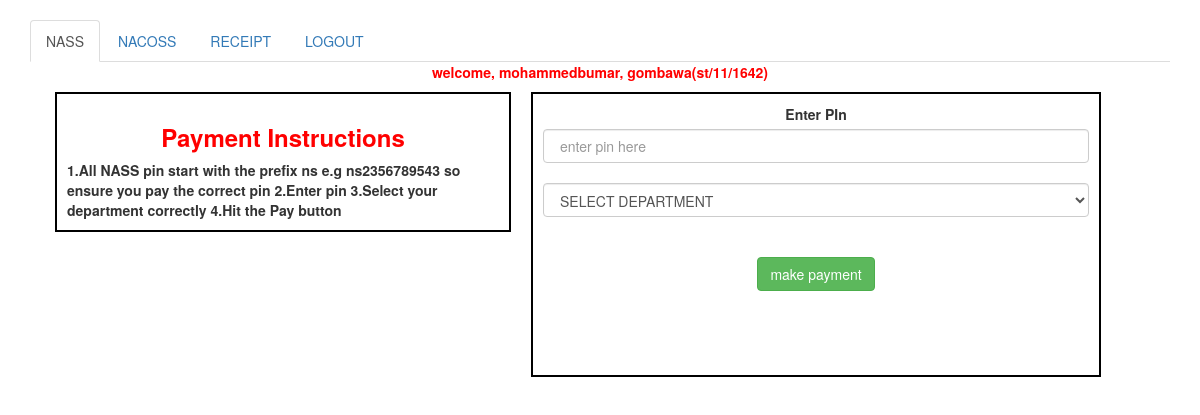
/nass_payment.php (signed in), run on the app's committed database.
### tables this page shows
CREATE TABLE IF NOT EXISTS `tblreg` (
  `id` int(11) NOT NULL AUTO_INCREMENT,
  `firstname` text NOT NULL,
  `lastname` text NOT NULL,
  `password` varchar(150) NOT NULL,
  `email` varchar(50) NOT NULL,
  `phone` varchar(12) NOT NULL,
  `active` tinyint(1) DEFAULT '0',
  `ban` tinyint(1) DEFAULT '0',
  `hits` int(11) DEFAULT '0',
  `matric` varchar(20) NOT NULL,
  `gender` varchar(20) NOT NULL,
  `level` varchar(20) NOT NULL,
  `department_due` varchar(50) NOT NULL,
  `department` varchar(50) NOT NULL,
  `detect` varchar(50) DEFAULT NULL,
  PRIMARY KEY (`id`),
  UNIQUE KEY `matric` (`matric`)
);

### includes/function.php (called while the page is built, shortened)
<?php
  include 'db.inc.php';
function database_clean($var = ""){
    global $link;
    $var = htmlentities(trim(mb_strtolower($var)));
  $var = mysqli_real_escape_string($link,$var);
          return $var;
}
     function query($sql){
         global $link;
      return mysqli_query($link, $sql);
     }
   function user_valid_data($id=""){
    $sql = "SELECT firstname,lastname,department,level,matric,gender,detect FROM tblreg WHERE id = '$id'";
            $details = query($sql);
          $result = mysqli_fetch_array($details);
             $result[] = $result['firstname'];
             $result[] = $result['lastname'];
             $result[] = $result['level'];
             $result[] = $result['department'];
             $result[] = $result['gender'];
             $result[] = $result['matric'];
             $result[] = $result['detect'];
              return $result;
   }

### session.php (called while the page is built, shortened)
<?php
 if(isset($_SESSION['id'])){
     require_once ('includes/function.php');
     $id = database_clean($_SESSION['id']);
 }
 else {
     redirect_to('login.php');
}

### nass_payment.php (the view, shortened to what this page needs)
<?php
require_once ('includes/function.php');
require_once ('session.php');
   ?>
<html>
<head>
     <link rel="stylesheet" href="css/bootstrap.min.css"/>
     <link rel="stylesheet" href="css/custom.css"/>
﻿</head>
<body>
    <div class="container">
    <ul class="nav nav-tabs">
       <li role="presentation" class="active"><a href="nass_payment.php">NASS</a></li>
       <li role="presentation"><a href="nacoss_payment.php">NACOSS</a></li>
       <li role="presentation"><a href="receipt.php">RECEIPT</a></li>
       <li role="presentation"><a href="logout.php">LOGOUT</a></li>
    </ul>
        <?php
        $data = user_valid_data($id);
        ?>
        <div id="name"> welcome, <?php echo $data['firstname'].", " .$data['lastname']."(".$data['matric'].")"?>
        </div>
        <div class="container">
              <div id="voguepay" class=".col-md-4">
                <h3>Payment Instructions</h3>
          <strong><span id="sta">1.</span>All NASS pin start with  the prefix ns e.g ns2356789543
          so ensure you pay the correct pin</strong>
         <strong><span id="sta">2.</span>Enter pin</strong>
         <strong><span id="sta">3.</span>Select your department correctly</strong>
          <strong><span id="sta">4.</span>Hit the Pay button</strong>
            </div>
            <div id="pinform" class="col-md-6">
       <form onsubmit="return false;" id="signupform">
    <label for="PIN">Enter PIn</label>
    <input type="text" id="pin" class="form-control" placeholder=" enter pin here" maxlength="40" autocomplete="off" onfocus="emptystatus('status')"/><br/>
    <select id="depart" class="form-control">
                <option value="">SELECT DEPARTMENT</option>
            </select><br/><br/>
    <input type="submit" id="subtn" value="make payment" onclick=" pinfunc()" class="btn btn-success"/><br/><br/>
            <span id="status" text-align=center></span><br/><br/>
        </form>
            </div>
        </div>
    </div>
</body>
</html>

### css/custom.css (style rules this page uses)
#pinform { border: 2px #000 solid; margin: 10px; padding: 10px; text-align: center; }
#voguepay { border: 2px #000 solid; margin: 10px; width:40%; float: left; padding: 10px; }

### nass_payment.php (style rules this page uses)
#status,h3,sta,#name { font-weight:bold; color: #FF0000; text-align:center; }

### data on the page
tblreg: firstname "mohammedbumar", lastname "gombawa", matric "st/11/1642"
